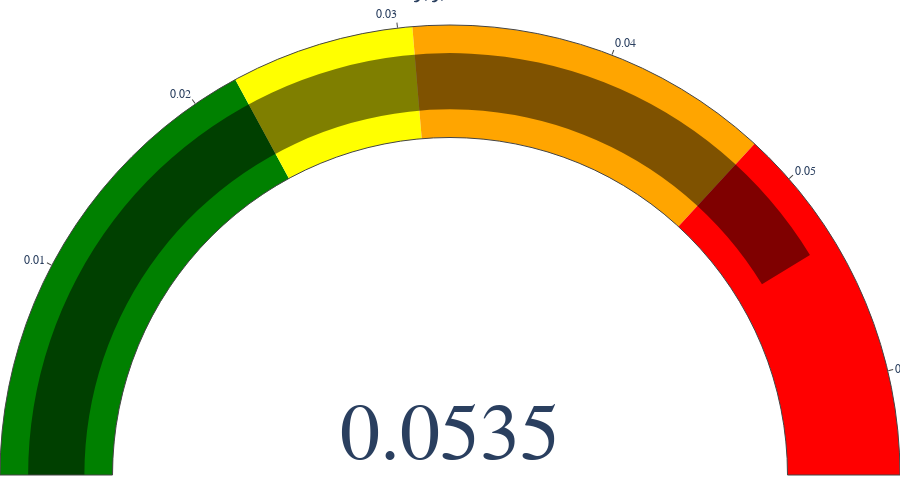

The code cell stored with this chart in its notebook:
### Code cell
#import plotly.graph_objects as go

fig = go.Figure(go.Indicator(
    domain = {'x': [0, 1], 'y': [0, 1]},
    value = dict['ShoulderSlope'],
    mode = "gauge+number",
    title = {'text': "شانه نابرابر"},
    gauge = {'axis': {'range': [0, avg+3*std]},
             'bar': {'color': 'rgba(0,0,0,0.5)'},
             'steps' : [
                 {'range': [0, avg+0.5*std], 'color': "green"},
                 {'range': [avg+0.5*std, avg+std], 'color': "yellow"},
                 {'range': [avg+std, avg+2*std], 'color': "orange"},
                 {'range': [avg+2*std, avg+3*std], 'color': "red"}],}))
fig.update_layout(
    font_family="IranSans",
    autosize=False,
    margin = {'l':0,'r':0,'t':0,'b':0},
    height = 500,
    paper_bgcolor='rgba(0,0,0,0)',
    plot_bgcolor='rgba(0,0,0,0)'
)
fig.show()
#fig.write_image('1.jpg')

### Figure 1 — Plotly figure (JSON) as saved in the notebook; plotly's stock layout.template omitted (floating-point values rounded to 4 significant figures)
{"data": [{"domain": {"x": [0, 1], "y": [0, 1]}, "gauge": {"axis": {"range": [0, 0.06482]}, "bar": {"color": "rgba(0,0,0,0.5)"}, "steps": [{"color": "green", "range": [0, 0.02214]}, {"color": "yellow", "range": [0.02214, 0.03068]}, {"color": "orange", "range": [0.03068, 0.04775]}, {"color": "red", "range": [0.04775, 0.06482]}]}, "mode": "gauge+number", "title": {"text": "شانه نابرابر"}, "type": "indicator", "value": 0.0535}], "layout": {"autosize": false, "font": {"family": "IranSans"}, "height": 500, "margin": {"b": 0, "l": 0, "r": 0, "t": 0}, "paper_bgcolor": "rgba(0,0,0,0)", "plot_bgcolor": "rgba(0,0,0,0)"}}
